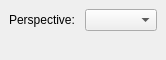
<?xml version="1.0" encoding="UTF-8"?>
<ui version="4.0">
 <class>PerspectivesManager</class>
 <widget class="QDockWidget" name="PerspectivesManager">
  <property name="geometry">
   <rect>
    <x>0</x>
    <y>0</y>
    <width>156</width>
    <height>60</height>
   </rect>
  </property>
  <property name="maximumSize">
   <size>
    <width>400</width>
    <height>60</height>
   </size>
  </property>
  <property name="windowTitle">
   <string>Perspectives</string>
  </property>
  <widget class="QWidget" name="dockWidgetContents">
   <layout class="QFormLayout" name="formLayout">
    <item row="0" column="0">
     <widget class="QLabel" name="label">
      <property name="text">
       <string>Perspective: </string>
      </property>
     </widget>
    </item>
    <item row="0" column="1">
     <widget class="QComboBox" name="comboBox_Perspective"/>
    </item>
   </layout>
  </widget>
 </widget>
 <resources/>
 <connections/>
</ui>
